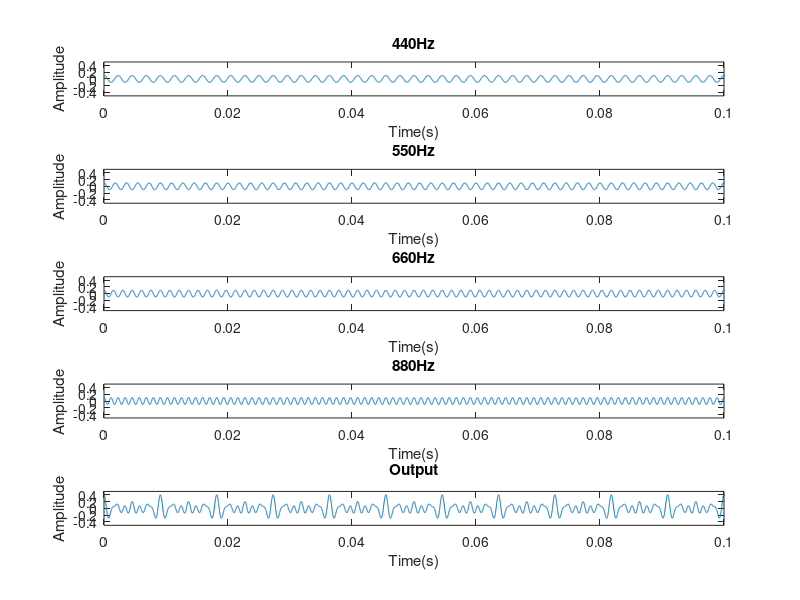

This chart was generated by the following MATLAB code:
%Ts periodo de muestreo en s. Cada Ts segundos se produce una muestra
%fs frecuencia de muestreo en Hz. se producen fs muestras por segundo
%T duracion de la input en segundos
%A amplitud de la input senoidal
%el tamaño del vector t debe ser igual al producto de la frecuencia 
%de muestreo por la duración de la input (el número total de muestras)
%L=fs*T debe ser un numero entero
%esto se consigue si t=Ts:Ts:T (desde ts hasta T dando saltos de Ts)
%si multiplicas algo por el vector t, el resultado es un vector de tamaño L
fs=48000
Ts=1/fs;   
T=1;             
A=0.1;
%Vector eje tiempo
#Desde Ts dando saltos de Ts hasta llegar a T, resulta en una longitud fs*T   
t=Ts:Ts:T;
%Longitud del vector t. 
L=length(t);
#Comprobar que sea igual a fs*T
equality=(fs*T==L);
#Cuatro señales con frecuencias distintas
input1=A*cos(2*pi*440*t);
input2=A*cos(2*pi*550*t);
input3=A*cos(2*pi*660*t); 
input4=A*cos(2*pi*880*t);

#Se suman las cuatro señales
output=input1+input2+input3+input4;

figure(1)
subplot (5, 1, 1)
plot(t,input1)
axis([0 0.1 -0.5 0.5]) %entre 0 y 1 y entre -0.5 y 0.5
xlabel('Time(s)')
ylabel('Amplitude')
title('440Hz')
sound(input1,fs)

subplot (5, 1, 2)
plot(t,input2)
axis([0 0.1 -0.5 0.5])        %Ajusta los ejes para la correcta visualización de x(t)
xlabel('Time(s)')       %Etiquetado del eje horizontal (tiempo)     
ylabel('Amplitude')     %Etiquetado del eje vertical
title('550Hz')%Etiquetad figura
sound(input2,fs)

subplot (5, 1, 3)
plot(t,input3)
axis([0 0.1 -0.5 0.5])        %Ajusta los ejes para la correcta visualización de x(t)
xlabel('Time(s)')       %Etiquetado del eje horizontal (tiempo)     
ylabel('Amplitude')     %Etiquetado del eje vertical
title('660Hz')%Etiquetad figura
sound(input3,fs)

subplot (5, 1, 4)
plot(t,input4)
axis([0 0.1 -0.5 0.5])        %Ajusta los ejes para la correcta visualización de x(t)
xlabel('Time(s)')       %Etiquetado del eje horizontal (tiempo)     
ylabel('Amplitude')     %Etiquetado del eje vertical
title('880Hz')%Etiquetad figura
sound(input4,fs)

subplot(5,1,5)
plot(t,output)
axis([0 0.1 -0.5 0.5])        %Ajusta los ejes para la correcta visualización de x(t)
xlabel('Time(s)')       %Etiquetado del eje horizontal (tiempo)     
ylabel('Amplitude')     %Etiquetado del eje vertical
title('Output')%Etiquetad figura
sound(output,fs)